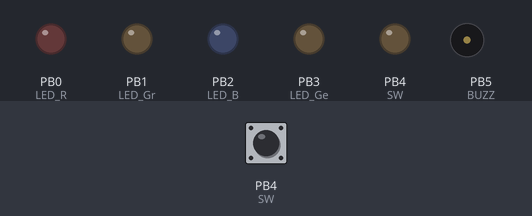
A program run on a simulated ATtiny85, built with avr-gcc and run on an emulated ATtiny85. On the bench: output pins drawn as LEDs (lit = HIGH), buzzer (waves = sounding). Dashed ring = blinking. The test bench sets the inputs (shaded band); at power-on: PB4 (SW) LOW. Random numbers use the default seed unless the program sets one.

Above: at 3.3 s.
3.4 s: PB4 (SW) pulled HIGH for 0.15 s
At 4.2 s:
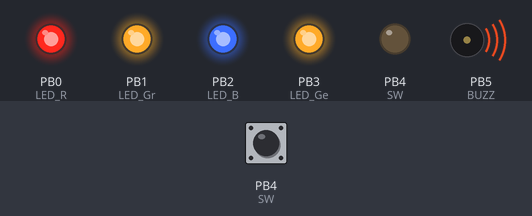
5.9 s: PB4 (SW) pulled HIGH for 3.2 s
At 6.7 s:
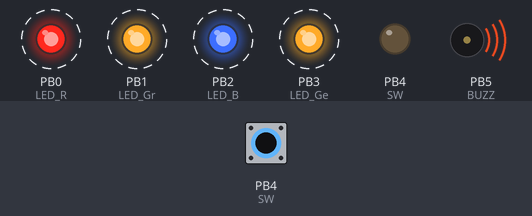
Timing chart, 0 to 11.4 s (numbered marks = the images above; inputs shaded):
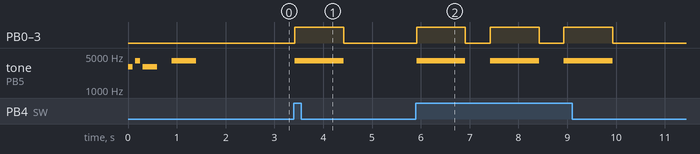

Measured:
- after the input at 3.4 s, PB0 (LED_R), PB1 (LED_Gr), PB2 (LED_B), PB3 (LED_Ge): LOW → HIGH at once, → LOW 1.0 s later; tone on PB5 (BUZZ): silent → 4000 Hz at once, → silent 1.0 s later
- after the input at 5.9 s, PB0 (LED_R), PB1 (LED_Gr), PB2 (LED_B), PB3 (LED_Ge): alternates HIGH for 1.0 s and LOW for 0.51 s, 6 changes in all, then stays LOW, starting at once; tone on PB5 (BUZZ): alternates 4000 Hz for 1.0 s and silent for 0.51 s, 6 changes in all, then stays silent, starting at once

The program:

main.cpp
```cpp
#include <Arduino.h>

#define LED_R 0
#define LED_Gr 1
#define LED_B 2
#define LED_Ge 3
#define SW 4
#define BUZZ 5

//For the ATtiny it's:
// #define LED_R 0
// #define LED_Gr 1
// #define LED_B 2
// #define LED_Ge 3
// #define SW 4
// #define BUZZ 5


unsigned long previousMillis = 0;
int interval = 10;                    // Interval for the button read
unsigned long nomFreq = 4000, baseFreq = 3000, medLowFreq = 3600, highFreq = 4600;    // Frequencies for the song


int errorMode = 0;

void setup() {
pinMode(LED_R, OUTPUT);
pinMode(LED_Gr, OUTPUT);
pinMode(LED_B, OUTPUT);
pinMode(LED_Ge, OUTPUT);
pinMode(SW, INPUT);
pinMode(BUZZ, OUTPUT);

//Initialize the program
duDUdu_DU();

}

void error(int alk){
  if((alk >> 4) || (alk << 1)){

    pinMode(SW, INPUT);           // Damit der zum abbrechen ausgelesen werden kann

    int x = 1;  // Um aus dem loop brechen zu können
    int swState = 0;    // Um den state vom switch nicht zu oft überschreiben zu müssen. 0 = input, 1 = output

    while(x != 1){
      unsigned long currentMillis = millis(); // Millis update

      if (currentMillis - previousMillis >= interval) { // Im Intervall
        previousMillis = currentMillis;

        if(swState != 0){       // Wenn switch output ist, mache Input
          pinMode(SW, INPUT);
          swState = 0;
        }

        bool pressed = digitalRead(SW);   // Wenn SW gepressed
        if(pressed == true){
          x = 1;
        }
      }

      if (swState == 0){
        pinMode(SW, OUTPUT);        // Solange nicht gedrückt, OUTPUT
        swState = 1;
      }


      digitalWrite(LED_R, HIGH);
      digitalWrite(LED_Gr, HIGH);
      digitalWrite(LED_B, HIGH);
      digitalWrite(LED_Ge, HIGH);
      delay(700);
      digitalWrite(LED_R, 0);
      digitalWrite(LED_Gr, 0);
      digitalWrite(LED_B, 0);
      digitalWrite(LED_Ge, 0);
      delay(700);
    }
  }
}


void loop() {

  unsigned long currentMillis = millis();

  if (currentMillis - previousMillis >= interval) {
    previousMillis = currentMillis;
    bool pressed = digitalRead(SW);
    if(pressed == true){
      partymode();
      pinMode(SW, INPUT);
    }
  }
}

void partymode(void){
  pinMode(SW, OUTPUT);
  delay(10);
  //Acknowledgement
  tone(BUZZ, nomFreq);
  digitalWrite(LED_R, HIGH);
  digitalWrite(LED_Gr, HIGH);
  digitalWrite(LED_B, HIGH);
  digitalWrite(LED_Ge, HIGH);
  delay(1000);
  noTone(BUZZ);
  digitalWrite(LED_R, 0);
  digitalWrite(LED_Gr, 0);
  digitalWrite(LED_B, 0);
  digitalWrite(LED_Ge, 0);
  delay(500);


  //Gambling
  randomSeed(311613);
  int alk = random(1, 5);     // Die Zufallsvariable um ein Ergebnis auzuwählen

  if(alk == 1){
    spinTHEwheel(43.395997, 1.152181, 24);  // Die komischen werte sind von hand ausgerechnet
  } else if(alk == 2){
    spinTHEwheel(43.652872, 1.145400, 25);
  } else if(alk == 3){
    spinTHEwheel(43.890565, 1.139197, 25);
  } else if(alk == 4){
    spinTHEwheel(44.111121, 1.133501, 25);
  } else {
    error(alk);
  }
}

void duDUdu_DU(void){
tone(BUZZ, baseFreq);
delay(100);
noTone(BUZZ);
delay(50);
tone(BUZZ, nomFreq);
delay(100);
noTone(BUZZ);
delay(50);
tone(BUZZ, baseFreq);
delay(300);
noTone(BUZZ);
delay(300);
tone(BUZZ, nomFreq);
delay(500);
noTone(BUZZ);
delay(700);
}


void spinTHEwheel(float m, float a, int runs){
  // f(x) = m * a^x, während x = runs und y = delay
  int nextLamp = 0;   // Um zu wissen, welche die nächte anzuschaltende Lampe ist


  for(int i = 0; i << runs; i++){

    int tempA = 1;    // damit a nicht verändert wird

    for (int l = 0; l << i; l++){   // für tempA = a^x
      tempA = tempA*a;
      // Hier wird a^i gemacht, also a^x in der Formel
    }

    float calcDelay = m*tempA;  // Hier wird das delay ausgrerchnet

    int nextLed = LED_Ge; // Nur da, damit es keine lokale Variable in der if Schleife ist

    if(nextLamp == 0){  // Hier wird die Reihenfolge der Lampen ausgewählt (Gelb -> Blau -> Grün -> Rot)
      nextLed = LED_Ge;
      nextLamp = 1;
    } else if(nextLamp == 1){
      nextLed = LED_B;
      nextLamp = 2;
    } else if(nextLamp == 2){
      nextLed = LED_Gr;
      nextLamp = 3;
    } else {
      nextLed = LED_R;
      nextLamp = 0;
    }


    digitalWrite(nextLed, HIGH);
    delay(calcDelay/2); // Damit eine Hälfte des delays die Lampe an, die andere aus ist
    digitalWrite(nextLed, LOW);
    delay(calcDelay/2); // Hier die andere Hälfte
  }
}
```
